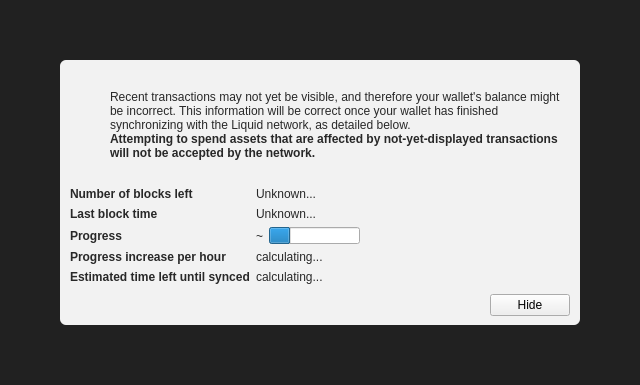
<?xml version="1.0" encoding="UTF-8"?>
<ui version="4.0">
 <class>ModalOverlay</class>
 <widget class="ModalOverlay" name="ModalOverlay">
  <property name="geometry">
   <rect>
    <x>0</x>
    <y>0</y>
    <width>640</width>
    <height>385</height>
   </rect>
  </property>
  <property name="windowTitle">
   <string>Form</string>
  </property>
  <layout class="QVBoxLayout" name="verticalLayout" stretch="0">
   <property name="sizeConstraint">
    <enum>QLayout::SetDefaultConstraint</enum>
   </property>
   <property name="leftMargin">
    <number>0</number>
   </property>
   <property name="topMargin">
    <number>0</number>
   </property>
   <property name="rightMargin">
    <number>0</number>
   </property>
   <property name="bottomMargin">
    <number>0</number>
   </property>
   <item>
    <widget class="QWidget" name="bgWidget" native="true">
     <property name="styleSheet">
      <string notr="true">#bgWidget { background: rgba(0,0,0,220); }</string>
     </property>
     <layout class="QVBoxLayout" name="verticalLayoutMain" stretch="1">
      <property name="leftMargin">
       <number>60</number>
      </property>
      <property name="topMargin">
       <number>60</number>
      </property>
      <property name="rightMargin">
       <number>60</number>
      </property>
      <property name="bottomMargin">
       <number>60</number>
      </property>
      <item>
       <widget class="QWidget" name="contentWidget" native="true">
        <property name="styleSheet">
         <string notr="true">#contentWidget { background: rgba(255,255,255,240); border-radius: 6px; }

QLabel { color: rgb(40,40,40);  }</string>
        </property>
        <layout class="QVBoxLayout" name="verticalLayoutSub" stretch="1,0,0,0">
         <property name="spacing">
          <number>0</number>
         </property>
         <property name="leftMargin">
          <number>10</number>
         </property>
         <property name="topMargin">
          <number>10</number>
         </property>
         <property name="rightMargin">
          <number>10</number>
         </property>
         <property name="bottomMargin">
          <number>10</number>
         </property>
         <item>
          <layout class="QHBoxLayout" name="horizontalLayoutIconText" stretch="0,1">
           <property name="topMargin">
            <number>20</number>
           </property>
           <item>
            <layout class="QVBoxLayout" name="verticalLayoutIcon">
             <property name="leftMargin">
              <number>0</number>
             </property>
             <item>
              <widget class="QPushButton" name="warningIcon">
               <property name="enabled">
                <bool>false</bool>
               </property>
               <property name="text">
                <string/>
               </property>
               <property name="icon">
                <iconset>
                 <normaloff>:/icons/warning</normaloff>
                 <disabledoff>:/icons/warning</disabledoff>:/icons/warning</iconset>
               </property>
               <property name="iconSize">
                <size>
                 <width>48</width>
                 <height>48</height>
                </size>
               </property>
               <property name="flat">
                <bool>true</bool>
               </property>
              </widget>
             </item>
             <item>
              <spacer name="verticalSpacerWarningIcon">
               <property name="orientation">
                <enum>Qt::Vertical</enum>
               </property>
               <property name="sizeHint" stdset="0">
                <size>
                 <width>20</width>
                 <height>40</height>
                </size>
               </property>
              </spacer>
             </item>
            </layout>
           </item>
           <item>
            <layout class="QVBoxLayout" name="verticalLayoutInfoText">
             <property name="leftMargin">
              <number>0</number>
             </property>
             <property name="topMargin">
              <number>0</number>
             </property>
             <item>
              <widget class="QLabel" name="infoText">
               <property name="text">
                <string>Recent transactions may not yet be visible, and therefore your wallet's balance might be incorrect. This information will be correct once your wallet has finished synchronizing with the Liquid network, as detailed below.</string>
               </property>
               <property name="textFormat">
                <enum>Qt::RichText</enum>
               </property>
               <property name="wordWrap">
                <bool>true</bool>
               </property>
              </widget>
             </item>
             <item>
              <widget class="QLabel" name="infoTextStrong">
               <property name="font">
                <font>
                 <weight>75</weight>
                 <bold>true</bold>
                </font>
               </property>
               <property name="text">
                <string>Attempting to spend assets that are affected by not-yet-displayed transactions will not be accepted by the network.</string>
               </property>
               <property name="textFormat">
                <enum>Qt::RichText</enum>
               </property>
               <property name="wordWrap">
                <bool>true</bool>
               </property>
              </widget>
             </item>
             <item>
              <spacer name="verticalSpacerInTextSpace">
               <property name="orientation">
                <enum>Qt::Vertical</enum>
               </property>
               <property name="sizeHint" stdset="0">
                <size>
                 <width>20</width>
                 <height>40</height>
                </size>
               </property>
              </spacer>
             </item>
            </layout>
           </item>
          </layout>
         </item>
         <item>
          <spacer name="verticalSpacerAfterText">
           <property name="orientation">
            <enum>Qt::Vertical</enum>
           </property>
           <property name="sizeHint" stdset="0">
            <size>
             <width>20</width>
             <height>40</height>
            </size>
           </property>
          </spacer>
         </item>
         <item>
          <layout class="QFormLayout" name="formLayout">
           <property name="fieldGrowthPolicy">
            <enum>QFormLayout::FieldsStayAtSizeHint</enum>
           </property>
           <property name="horizontalSpacing">
            <number>6</number>
           </property>
           <property name="verticalSpacing">
            <number>6</number>
           </property>
           <property name="topMargin">
            <number>10</number>
           </property>
           <item row="0" column="0">
            <widget class="QLabel" name="labelNumberOfBlocksLeft">
             <property name="font">
              <font>
               <weight>75</weight>
               <bold>true</bold>
              </font>
             </property>
             <property name="text">
              <string>Number of blocks left</string>
             </property>
            </widget>
           </item>
           <item row="0" column="1">
            <widget class="QLabel" name="numberOfBlocksLeft">
             <property name="text">
              <string>Unknown...</string>
             </property>
            </widget>
           </item>
           <item row="1" column="0">
            <widget class="QLabel" name="labelLastBlockTime">
             <property name="font">
              <font>
               <weight>75</weight>
               <bold>true</bold>
              </font>
             </property>
             <property name="text">
              <string>Last block time</string>
             </property>
            </widget>
           </item>
           <item row="1" column="1">
            <widget class="QLabel" name="newestBlockDate">
             <property name="sizePolicy">
              <sizepolicy hsizetype="Maximum" vsizetype="Preferred">
               <horstretch>0</horstretch>
               <verstretch>0</verstretch>
              </sizepolicy>
             </property>
             <property name="text">
              <string>Unknown...</string>
             </property>
            </widget>
           </item>
           <item row="2" column="0">
            <widget class="QLabel" name="labelSyncDone">
             <property name="font">
              <font>
               <weight>75</weight>
               <bold>true</bold>
              </font>
             </property>
             <property name="text">
              <string>Progress</string>
             </property>
            </widget>
           </item>
           <item row="2" column="1">
            <layout class="QHBoxLayout" name="horizontalLayoutSync" stretch="0,1">
             <item>
              <widget class="QLabel" name="percentageProgress">
               <property name="text">
                <string notr="true">~</string>
               </property>
              </widget>
             </item>
             <item>
              <widget class="QProgressBar" name="progressBar">
               <property name="value">
                <number>24</number>
               </property>
               <property name="format">
                <string/>
               </property>
              </widget>
             </item>
            </layout>
           </item>
           <item row="4" column="0">
            <widget class="QLabel" name="labelProgressIncrease">
             <property name="font">
              <font>
               <weight>75</weight>
               <bold>true</bold>
              </font>
             </property>
             <property name="text">
              <string>Progress increase per hour</string>
             </property>
            </widget>
           </item>
           <item row="4" column="1">
            <widget class="QLabel" name="progressIncreasePerH">
             <property name="text">
              <string>calculating...</string>
             </property>
            </widget>
           </item>
           <item row="5" column="0">
            <widget class="QLabel" name="labelEstimatedTimeLeft">
             <property name="font">
              <font>
               <weight>75</weight>
               <bold>true</bold>
              </font>
             </property>
             <property name="text">
              <string>Estimated time left until synced</string>
             </property>
            </widget>
           </item>
           <item row="5" column="1">
            <widget class="QLabel" name="expectedTimeLeft">
             <property name="text">
              <string>calculating...</string>
             </property>
            </widget>
           </item>
          </layout>
         </item>
         <item>
          <layout class="QHBoxLayout" name="horizontalLayoutButtons">
           <property name="leftMargin">
            <number>10</number>
           </property>
           <property name="topMargin">
            <number>10</number>
           </property>
           <item>
            <spacer name="horizontalSpacer">
             <property name="orientation">
              <enum>Qt::Horizontal</enum>
             </property>
             <property name="sizeHint" stdset="0">
              <size>
               <width>40</width>
               <height>20</height>
              </size>
             </property>
            </spacer>
           </item>
           <item>
            <widget class="QPushButton" name="closeButton">
             <property name="text">
              <string>Hide</string>
             </property>
            </widget>
           </item>
          </layout>
         </item>
        </layout>
       </widget>
      </item>
     </layout>
    </widget>
   </item>
  </layout>
 </widget>
 <customwidgets>
  <customwidget>
   <class>ModalOverlay</class>
   <extends>QWidget</extends>
   <header>modaloverlay.h</header>
   <container>1</container>
  </customwidget>
 </customwidgets>
 <resources/>
 <connections/>
</ui>
